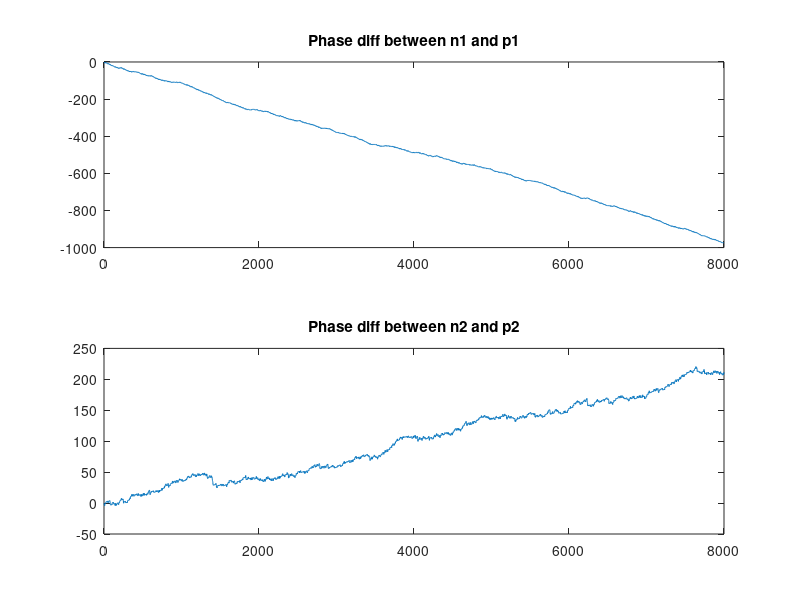
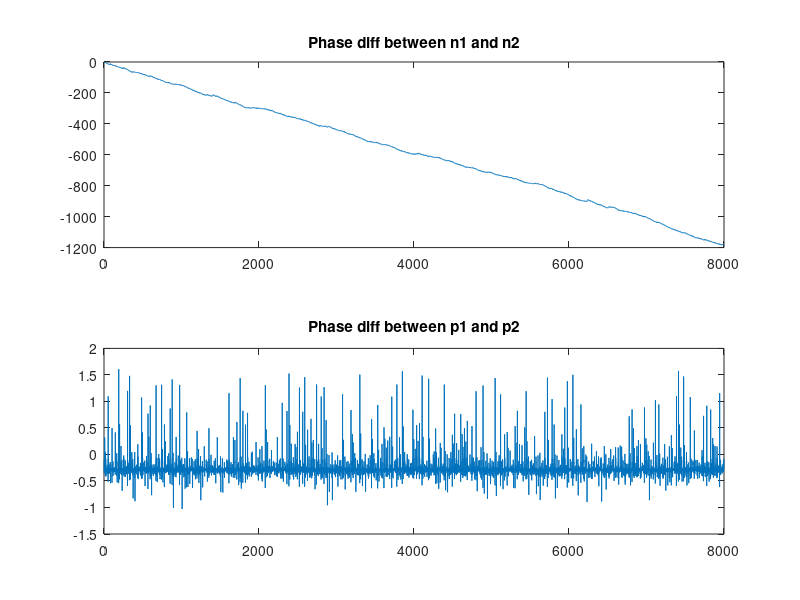
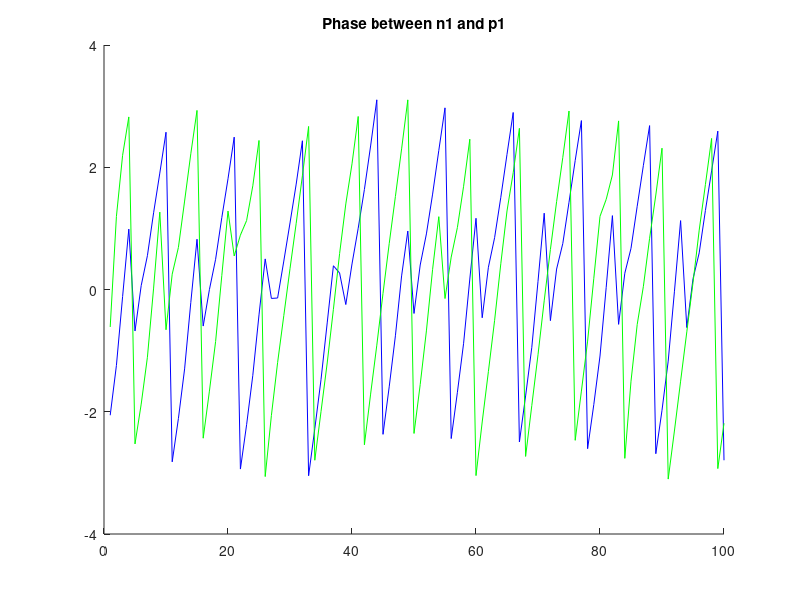
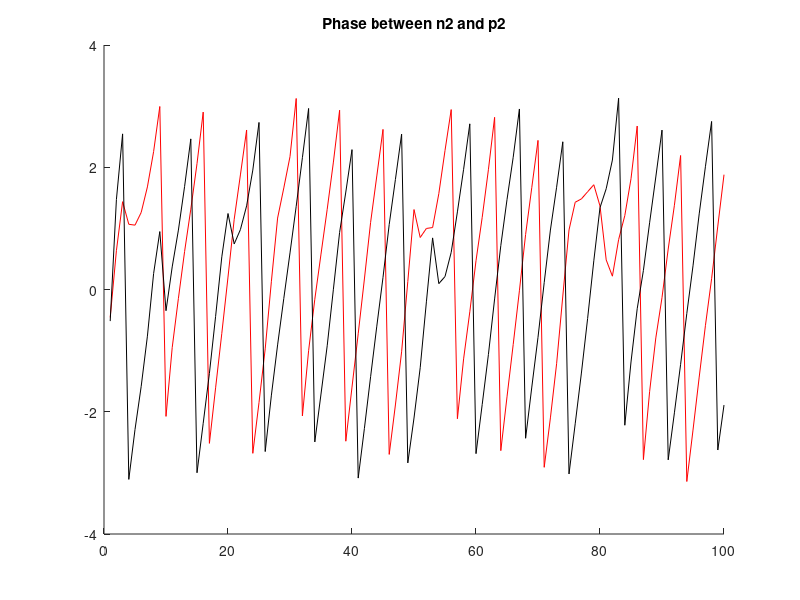

MATLAB code to generate these figures, in order: (Note: this script raises an error after producing the figures.)
clear all;
close all;
clc;

 F1 = load("n1.txt");
 F2 = load("p1.txt");
 S1 = load("n2.txt");
 S2 = load("p2.txt");
  fs = 1;
% 
 F1 = F1(1:8000);
 F2 = F2(1:8000);
 S1 = S1(1:8000);
 S2 = S2(1:8000);
 
% 

% 
 HF1 = hilbert(F1);
 PhF1 = angle(HF1);
 HF2 = hilbert(F2);
 PhF2 = angle(HF2);
 uPhF1 = unwrap(PhF1);
 uPhF2 = unwrap(PhF2);
% 
 HS1 = hilbert(S1);
 PhS1 = angle(HS1);
 HS2 = hilbert(S2);
 PhS2 = angle(HS2);
 uPhS1 = unwrap(PhS1);
 uPhS2 = unwrap(PhS2);
% 
 figure
 subplot(2,1,1);
 plot(uPhF1-uPhF2); 
title('Phase diff between n1 and p1');
 subplot(2,1,2);
 plot(uPhS1-uPhS2); 
title('Phase diff between n2 and p2');
%
figure
 subplot(2,1,1);
 plot(uPhF1-uPhS1); 
title('Phase diff between n1 and n2');
 subplot(2,1,2);
 plot(uPhF2-uPhS2); 
title('Phase diff between p1 and p2');
% 
 figure
 hold on;
 plot(PhF1(1:100),'b');
 plot(PhF2(1:100), 'g');
title('Phase between n1 and p1');
 hold off;
% 
 rHF1 = real(HF1);
 figure
 hold on
 %plot(F1(1:100))
 plot(PhS1(1:100), 'r');
 plot(PhS2(1:100), 'k');
title('Phase between n2 and p2');
 hold off
%
rHF1 = real(HF1);
 figure
 hold on
 %plot(F1(1:100))
 plot(PhF1(1:100), 'r');
 plot(PhS1(1:100), 'k');
title('Phase between n1 and n2');
 hold off
%
 figure
 hold on
 %plot(F1(1:100))
 plot(PhF2(1:100), 'r');
 plot(PhS2(1:100), 'k');
title('Phase between p1 and p2');
 hold off
%
[wcoh, wcs, f] = wcoherence(S2, F2, fs);
max_wcoh_t = max(wcoh);
figure();
hold on;
plot(max_wcoh_t);
xlabel("Time (s)");
ylabel("Coherence");
title("Time Maximum Coherence");
grid on;
hold off;
figure()
plot(abs(wcoh));
xlabel("Time (s)");
ylabel("Coherence");
title("Time  Coherence");
